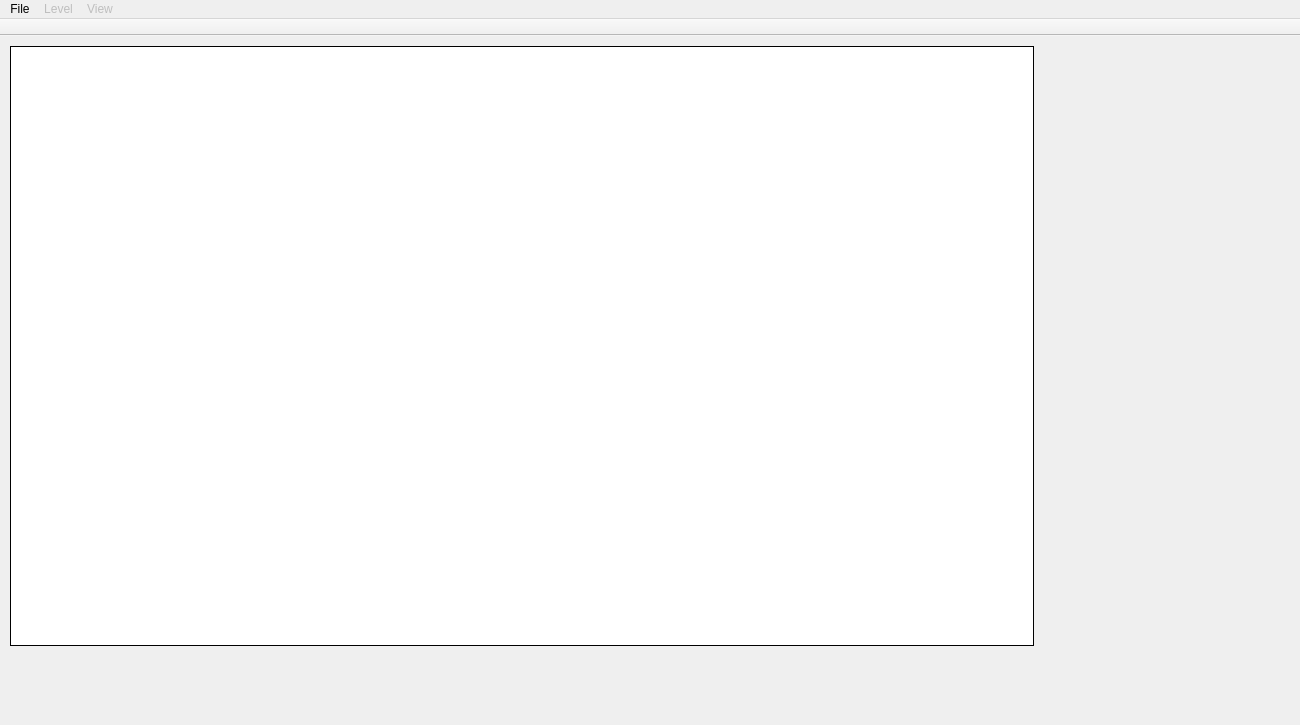
<?xml version="1.0" encoding="UTF-8"?>
<ui version="4.0">
 <class>GUI</class>
 <widget class="QMainWindow" name="GUI">
  <property name="enabled">
   <bool>true</bool>
  </property>
  <property name="geometry">
   <rect>
    <x>0</x>
    <y>0</y>
    <width>1300</width>
    <height>725</height>
   </rect>
  </property>
  <property name="sizePolicy">
   <sizepolicy hsizetype="Fixed" vsizetype="Fixed">
    <horstretch>0</horstretch>
    <verstretch>0</verstretch>
   </sizepolicy>
  </property>
  <property name="minimumSize">
   <size>
    <width>1300</width>
    <height>725</height>
   </size>
  </property>
  <property name="maximumSize">
   <size>
    <width>1300</width>
    <height>725</height>
   </size>
  </property>
  <property name="baseSize">
   <size>
    <width>1300</width>
    <height>725</height>
   </size>
  </property>
  <property name="cursor">
   <cursorShape>ArrowCursor</cursorShape>
  </property>
  <property name="contextMenuPolicy">
   <enum>Qt::NoContextMenu</enum>
  </property>
  <property name="windowTitle">
   <string>[GNB] Level Editor</string>
  </property>
  <property name="windowIcon">
   <iconset>
    <normaloff>data/Object.png</normaloff>data/Object.png</iconset>
  </property>
  <property name="autoFillBackground">
   <bool>false</bool>
  </property>
  <property name="iconSize">
   <size>
    <width>32</width>
    <height>32</height>
   </size>
  </property>
  <property name="animated">
   <bool>true</bool>
  </property>
  <property name="unifiedTitleAndToolBarOnMac">
   <bool>true</bool>
  </property>
  <widget class="QWidget" name="mainWidget">
   <widget class="QFrame" name="editorFrame">
    <property name="enabled">
     <bool>true</bool>
    </property>
    <property name="geometry">
     <rect>
      <x>10</x>
      <y>10</y>
      <width>1024</width>
      <height>600</height>
     </rect>
    </property>
    <property name="mouseTracking">
     <bool>false</bool>
    </property>
    <property name="focusPolicy">
     <enum>Qt::StrongFocus</enum>
    </property>
    <property name="contextMenuPolicy">
     <enum>Qt::DefaultContextMenu</enum>
    </property>
    <property name="styleSheet">
     <string notr="true">background-color: rgb(255, 255, 255);</string>
    </property>
    <property name="frameShape">
     <enum>QFrame::Box</enum>
    </property>
   </widget>
   <widget class="GUI_ToolBox" name="toolBox" native="true">
    <property name="geometry">
     <rect>
      <x>1045</x>
      <y>10</y>
      <width>240</width>
      <height>600</height>
     </rect>
    </property>
   </widget>
  </widget>
  <widget class="QMenuBar" name="menuBar">
   <property name="geometry">
    <rect>
     <x>0</x>
     <y>0</y>
     <width>1300</width>
     <height>20</height>
    </rect>
   </property>
   <property name="nativeMenuBar">
    <bool>false</bool>
   </property>
   <widget class="QMenu" name="menuFile">
    <property name="title">
     <string>File</string>
    </property>
    <property name="toolTipsVisible">
     <bool>true</bool>
    </property>
    <addaction name="actionFileNew"/>
    <addaction name="actionFileOpen"/>
    <addaction name="actionFileSave"/>
    <addaction name="actionFileSave_As"/>
    <addaction name="actionFileClose"/>
    <addaction name="separator"/>
    <addaction name="actionFileQuit"/>
   </widget>
   <widget class="QMenu" name="menuLevel">
    <property name="enabled">
     <bool>false</bool>
    </property>
    <property name="title">
     <string>Level</string>
    </property>
    <property name="toolTipsVisible">
     <bool>true</bool>
    </property>
    <addaction name="actionLevelSettings"/>
    <addaction name="actionLevelAssetsManager"/>
   </widget>
   <widget class="QMenu" name="menuView">
    <property name="enabled">
     <bool>false</bool>
    </property>
    <property name="title">
     <string>View</string>
    </property>
    <addaction name="actionViewZoom25"/>
    <addaction name="actionViewZoom50"/>
    <addaction name="actionViewZoom100"/>
    <addaction name="actionViewZoom125"/>
    <addaction name="actionViewZoom150"/>
    <addaction name="actionViewZoom175"/>
    <addaction name="separator"/>
    <addaction name="actionViewReset"/>
   </widget>
   <addaction name="menuFile"/>
   <addaction name="menuLevel"/>
   <addaction name="menuView"/>
  </widget>
  <widget class="GUI_StatusBar" name="statusBar">
   <property name="sizeGripEnabled">
    <bool>false</bool>
   </property>
  </widget>
  <widget class="GUI_ToolBar" name="toolBar">
   <property name="enabled">
    <bool>false</bool>
   </property>
   <property name="sizePolicy">
    <sizepolicy hsizetype="Fixed" vsizetype="Fixed">
     <horstretch>0</horstretch>
     <verstretch>0</verstretch>
    </sizepolicy>
   </property>
   <property name="windowTitle">
    <string>toolBar</string>
   </property>
   <property name="movable">
    <bool>false</bool>
   </property>
   <property name="iconSize">
    <size>
     <width>32</width>
     <height>32</height>
    </size>
   </property>
   <property name="toolButtonStyle">
    <enum>Qt::ToolButtonTextUnderIcon</enum>
   </property>
   <property name="floatable">
    <bool>false</bool>
   </property>
   <attribute name="toolBarArea">
    <enum>TopToolBarArea</enum>
   </attribute>
   <attribute name="toolBarBreak">
    <bool>false</bool>
   </attribute>
  </widget>
  <action name="actionFileNew">
   <property name="text">
    <string>New...</string>
   </property>
   <property name="toolTip">
    <string>Create a new level.</string>
   </property>
  </action>
  <action name="actionFileOpen">
   <property name="text">
    <string>Open...</string>
   </property>
   <property name="toolTip">
    <string>Open an existing level.</string>
   </property>
  </action>
  <action name="actionFileSave">
   <property name="enabled">
    <bool>false</bool>
   </property>
   <property name="text">
    <string>Save</string>
   </property>
   <property name="toolTip">
    <string>Save the current level.</string>
   </property>
  </action>
  <action name="actionFileSave_As">
   <property name="enabled">
    <bool>false</bool>
   </property>
   <property name="text">
    <string>Save As...</string>
   </property>
   <property name="toolTip">
    <string>Save the current level. (Ask for directory.)</string>
   </property>
  </action>
  <action name="actionFileClose">
   <property name="enabled">
    <bool>false</bool>
   </property>
   <property name="text">
    <string>Close...</string>
   </property>
   <property name="toolTip">
    <string>Close current level.</string>
   </property>
  </action>
  <action name="actionFileQuit">
   <property name="text">
    <string>Quit</string>
   </property>
   <property name="toolTip">
    <string>Quit [GNB] Level Design.</string>
   </property>
   <property name="menuRole">
    <enum>QAction::QuitRole</enum>
   </property>
  </action>
  <action name="actionLevelAssetsManager">
   <property name="enabled">
    <bool>true</bool>
   </property>
   <property name="text">
    <string>Assets Manager...</string>
   </property>
   <property name="toolTip">
    <string>Open Assets Manager (add, rename, remove, export, import).</string>
   </property>
  </action>
  <action name="actionLevelSettings">
   <property name="enabled">
    <bool>true</bool>
   </property>
   <property name="text">
    <string>Settings...</string>
   </property>
   <property name="toolTip">
    <string>Show current level settings.</string>
   </property>
  </action>
  <action name="actionViewZoom25">
   <property name="enabled">
    <bool>true</bool>
   </property>
   <property name="text">
    <string>25 %</string>
   </property>
   <property name="toolTip">
    <string>Set zoom to: 25%.</string>
   </property>
  </action>
  <action name="actionViewZoom50">
   <property name="enabled">
    <bool>true</bool>
   </property>
   <property name="text">
    <string>50 %</string>
   </property>
   <property name="toolTip">
    <string>Set zoom to: 50%.</string>
   </property>
  </action>
  <action name="actionViewZoom100">
   <property name="enabled">
    <bool>true</bool>
   </property>
   <property name="text">
    <string>100 %</string>
   </property>
   <property name="toolTip">
    <string>Set zoom to: 100%.</string>
   </property>
  </action>
  <action name="actionViewZoom125">
   <property name="enabled">
    <bool>true</bool>
   </property>
   <property name="text">
    <string>125 %</string>
   </property>
   <property name="toolTip">
    <string>Set zoom to: 125%.</string>
   </property>
  </action>
  <action name="actionViewZoom150">
   <property name="enabled">
    <bool>true</bool>
   </property>
   <property name="text">
    <string>150 %</string>
   </property>
   <property name="toolTip">
    <string>Set zoom to: 150%.</string>
   </property>
  </action>
  <action name="actionViewZoom175">
   <property name="enabled">
    <bool>true</bool>
   </property>
   <property name="text">
    <string>175 %</string>
   </property>
   <property name="toolTip">
    <string>Set zoom to: 175%.</string>
   </property>
  </action>
  <action name="actionViewReset">
   <property name="enabled">
    <bool>true</bool>
   </property>
   <property name="text">
    <string>Reset</string>
   </property>
   <property name="toolTip">
    <string>Reset zoom and view position (center).</string>
   </property>
  </action>
 </widget>
 <layoutdefault spacing="6" margin="11"/>
 <customwidgets>
  <customwidget>
   <class>GUI_ToolBar</class>
   <extends>QToolBar</extends>
   <header>GUI_ToolBar.hpp</header>
  </customwidget>
  <customwidget>
   <class>GUI_StatusBar</class>
   <extends>QStatusBar</extends>
   <header>GUI_StatusBar.hpp</header>
  </customwidget>
  <customwidget>
   <class>GUI_ToolBox</class>
   <extends>QWidget</extends>
   <header>GUI_ToolBox.hpp</header>
   <container>1</container>
  </customwidget>
 </customwidgets>
 <resources/>
 <connections/>
</ui>
